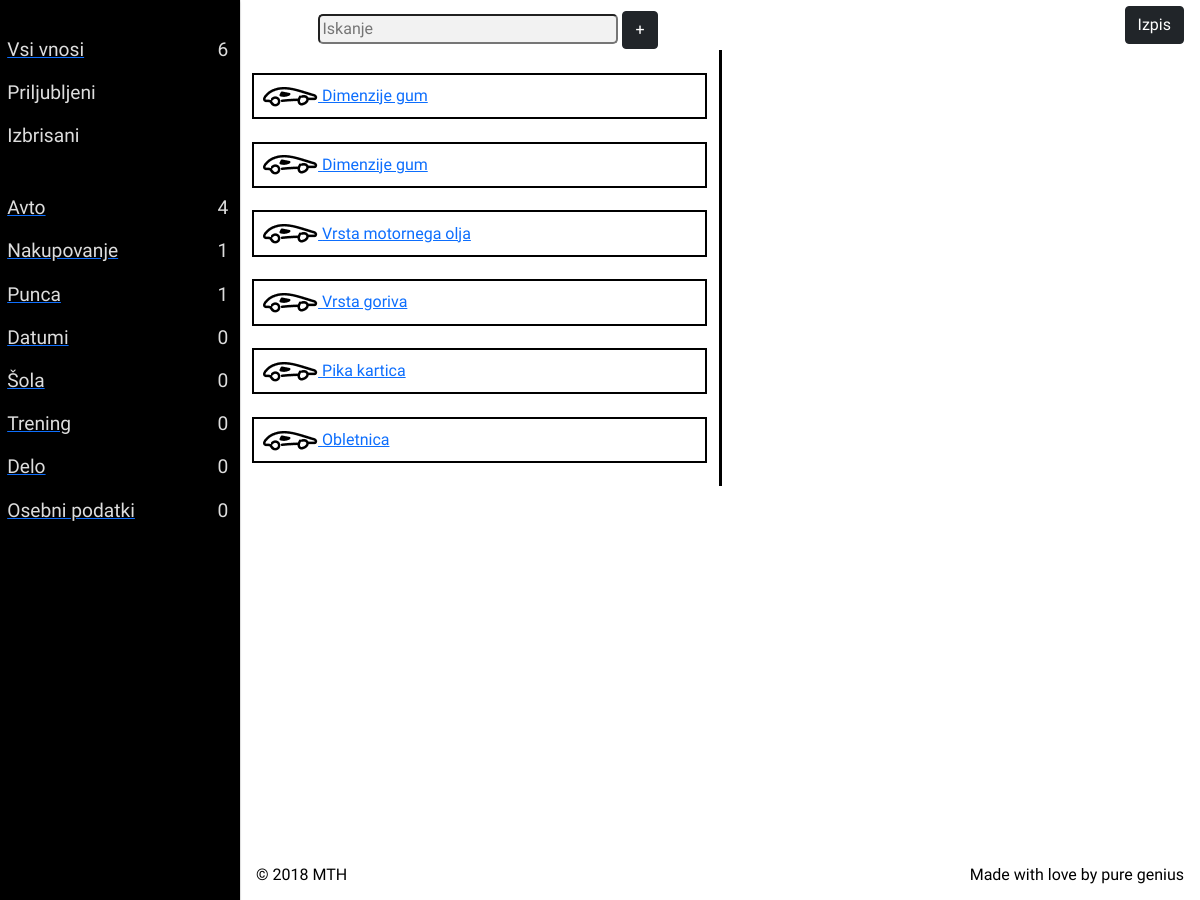
The app's page /index (signed in), older data.
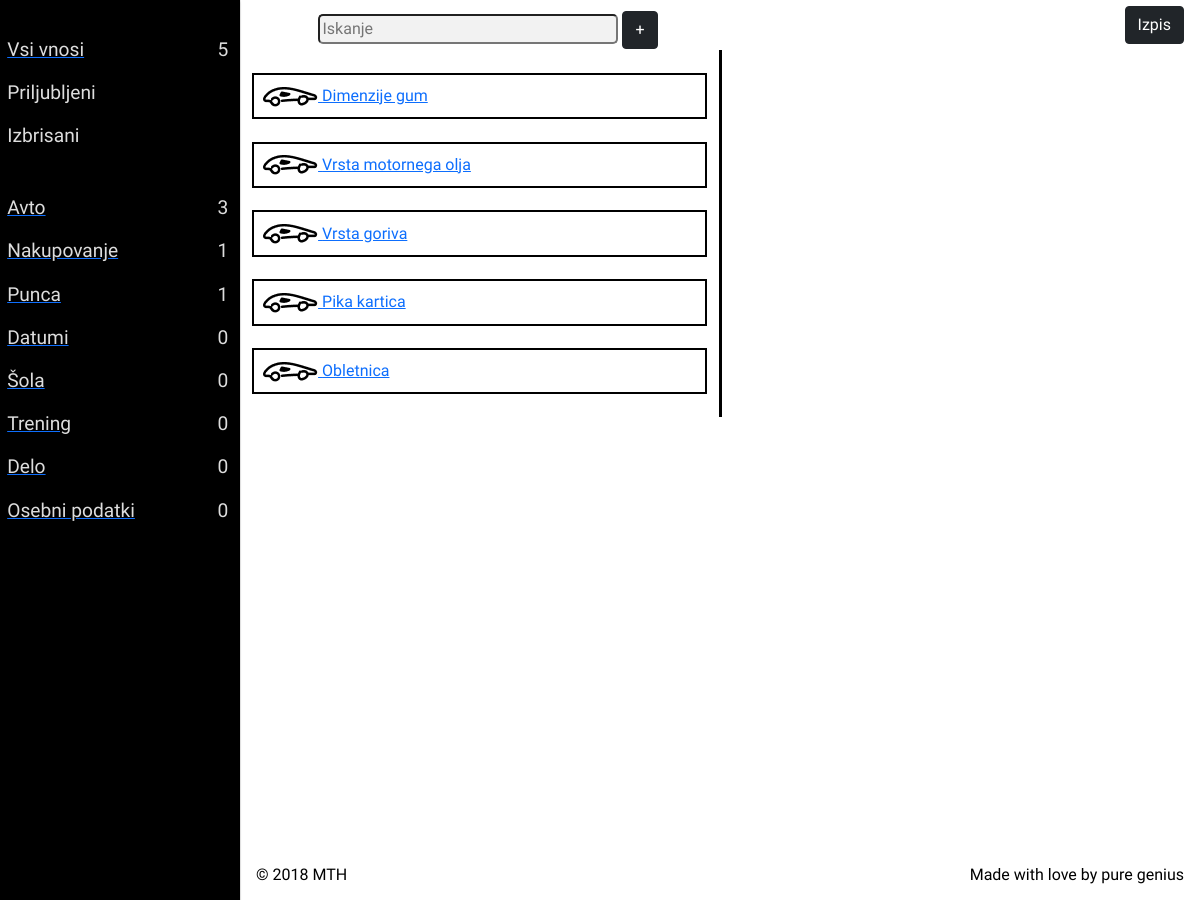
The same page, newer data.
### app/models.py (models this page shows, shortened)
class Kategorije(db.Model):
    id_kategorije = db.Column(db.INTEGER, primary_key=True, autoincrement=True, nullable=False)
    ime_kategorije = db.Column(db.String(50), index=True)
    id_uporabnika = db.Column(db.INTEGER, db.ForeignKey('uporabniki.id'))
    vrednosti = db.relationship('Vrednosti', backref='kategorija')

class Vrednosti(db.Model):
    id_vrednosti = db.Column(db.INTEGER, primary_key=True, autoincrement=True, nullable=False)
    naziv = db.Column(db.String(50), index=True)
    vrednost = db.Column(db.String(50), index=True)
    priljubljeno = db.Column(db.Boolean, index=True)
    id_kategorije = db.Column(db.INTEGER, db.ForeignKey('kategorije.id_kategorije'))

### app/routes.py (the view)
@app.route('/')
@app.route('/index', methods=['GET', 'POST'])
@login_required
def index():
    uporabnik = Uporabniki.query.filter_by(uporabnisko_ime=current_user.uporabnisko_ime).first()
    kategorije_all = Kategorije.query.filter_by(id_uporabnika=uporabnik.id).all()
    kategorije_id = []
    vrednosti = []
    kategorije_count = []
    id = 'index'
    vrednosti_count = 0
    for kategorija in kategorije_all:
        kategorije_id.append(kategorija.id_kategorije)
        kategorije_count.append(Vrednosti.query.filter_by(id_kategorije=kategorija.id_kategorije).count())
    for vrednost in kategorije_id:
        if id == 'index':
            temp_vrednost = Vrednosti.query.filter_by(id_kategorije=vrednost).all()
        else:
            temp_vrednost = Vrednosti.query.all()
        if temp_vrednost:
            vrednosti = vrednosti + list(temp_vrednost)
            vrednosti_count = len(vrednosti)
    form = InputVrednostForm()
    if form.validate_on_submit():
        nova_vrednost = Vrednosti(naziv=form.naziv.data, vrednost=form.vrednost.data,
                                  id_kategorije=form.kategorija.data.id_kategorije)
        db.session.add(nova_vrednost)
        db.session.commit()
        return redirect(url_for('index'))
    return render_template('index.html', title='Domov', form=form, kategorije=kategorije_all,
                           vrednosti=vrednosti, kategorije_count=kategorije_count, kategorije_len=len(kategorije_count),
                           vrednosti_count=vrednosti_count)

### app/forms.py
class InputVrednostForm(FlaskForm):
    naziv = StringField('Naslov vrednosti', validators=[DataRequired()])
    vrednost = StringField('Vrednost', validators=[DataRequired()])
    kategorija = QuerySelectField('Kategorija', query_factory=kategorije_query,
                                  allow_blank=True, get_label='ime_kategorije')
    submit = SubmitField('Vnesi')

### app/models.py (called while the page is built)
@login.user_loader
def load_user(user_id):
    return Uporabniki.query.get(user_id)

def kategorije_query():
    uporabnik = Uporabniki.query.filter_by(uporabnisko_ime=current_user.uporabnisko_ime).first()
    return Kategorije.query.filter_by(id_uporabnika=uporabnik.id)

### app/templates/index.html (shortened to what this page needs)
{% extends "base.html" %}
{% block content %}
    <div class="container" >
        <div class="row justify-content-start">
            <div class="col" id="containerLeft">
                {% for vrednost in vrednosti %}
                    <a href="{{ url_for('vrednost', id2=vrednost.id_vrednosti) }}">
                        <div class="vrednost">
                            <img src="{{ url_for('static', filename='icons/black/car.png') }}" width="55" height="20" alt="ikona">
                            {{ vrednost.naziv }}
                        </div>
                    </a>
                {% endfor %}
            </div>
            <div class="col" id="containerRight">
            </div>
        </div>
    </div>
{% endblock %}

### app/templates/base.html (shortened to what this page needs)
<!DOCTYPE html>
<html lang="sl">
	<head>
		<link href="https://cdn.jsdelivr.net/npm/bootstrap@5.0.0-beta2/dist/css/bootstrap.min.css" rel="stylesheet"
>
		<link rel="stylesheet" href="{{ url_for('static',filename='base.css') }}">
	</head>
	<body>
		 <div class="grid-container">
		   	<div class="menu-icon">
		  	</div>
		  	<header class="header">
				<div class="search-field">
					<input class="header__search" type="text" placeholder="Iskanje" onkeyup="searchValues()">
					<a id="addValueBtn" class="btn btn-dark" onclick="addValue()">+</a>
				</div>
				<div class="header__buttons">
					<a class="btn btn-dark" href="{{ url_for('logout') }}">Izpis</a>
				</div>
		  	</header>
		  	<aside class="sidenav">
				<ul class="sidenav__list">
			  		<a href="{{ url_for('index') }}"><li class="sidenav__list-item">Vsi vnosi<span class="align_right">{{ vrednosti_count }}</span></li></a>
					<li class="sidenav__list-item">Priljubljeni </li>
					<li class="sidenav__list-item">Izbrisani</li>
				</ul>
				<ul class="sidenav__list">
					{% for i in kategorije %}
						{% set kategorija = kategorije[loop.index-1] %}
						{% set kategorije_count = kategorije_count[loop.index-1] %}
						<a href="{{ url_for('kategorija', id=kategorija.id_kategorije, id2=i.id_vrednosti) }}"><li class="sidenav__list-item" >
							{{ kategorija.ime_kategorije }}
							<span class="align_right">{{ kategorije_count }}</span>
						</li></a>
					{% endfor %}
				</ul>
		  	</aside>
			 <main class="main">
				 {% block content %}{% endblock %}
		  	</main>
		  	<footer class="footer">
				<div class="footer__copyright">&copy; 2018 MTH</div>
				<div class="footer__signature">Made with love by pure genius</div>
		  	</footer>
		 </div>
	</body>
</html>

Row changes from the older to the newer data that the page shows:
removed Vrednosti: naziv "Dimenzije gum"
computed for Kategorije "Avto": kategorije_count "4" → "3"
Text that changed along with them:
{{ vrednosti_count }}: "6" → "5"
